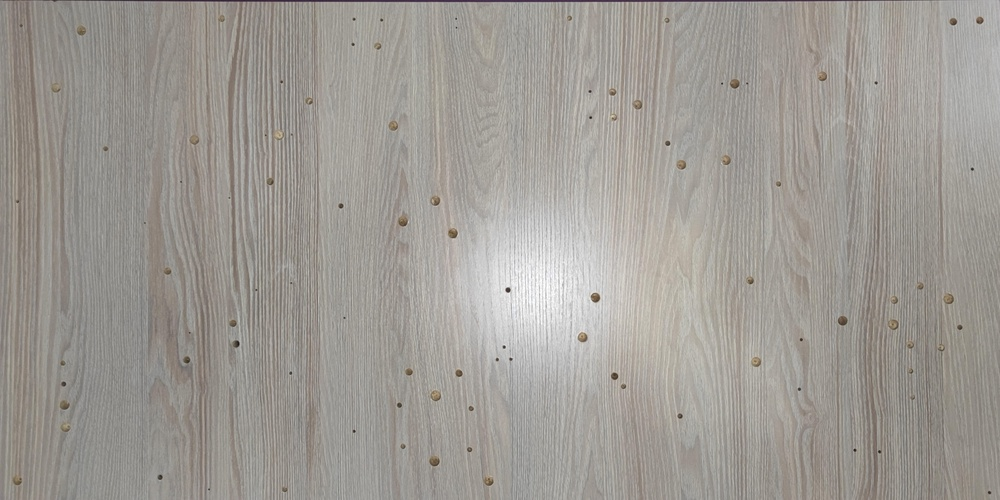
#> input picture project/real_detection/res.jpg, 1000 x 500 px, shrunk from 10000 x 5000 before the run
$ jupyter execute GenTrainLabels.ipynb
#> lines starting #> are read from the running program, lines starting #| are printed output that depends on the picture; after the words box and inside, x2 and y2 are one past the last pixel; in counts of white or black regions, pixels touching at a corner belong together
[cell 1]
import cv2
import numpy as np
import pandas as pd
from matplotlib import pyplot as plt
from skimage.io import imread,  imsave

[cell 2]
img =  imread('res.jpg')
#> img is the input picture: shape (500, 1000, 3); mean R, G, B 158.4, 154.3, 148.5
plt.imshow(img)

[cell 3]
df = pd.read_csv('holes_location.csv')
#> (reads project/real_detection/holes_location.csv from the repository)
df

[cell 4]
mask = np.zeros((img.shape[0],  img.shape[1]), dtype=np.uint8)
# Create a black image the same size as img

for index, row in df.iterrows():
    x = (int)(10 * row['x'])
    y = (int)(10 * row['y'])
    r = (int)(   5 * row['d'])
    cv2.circle(mask, (x, y), r, (255,), -1)
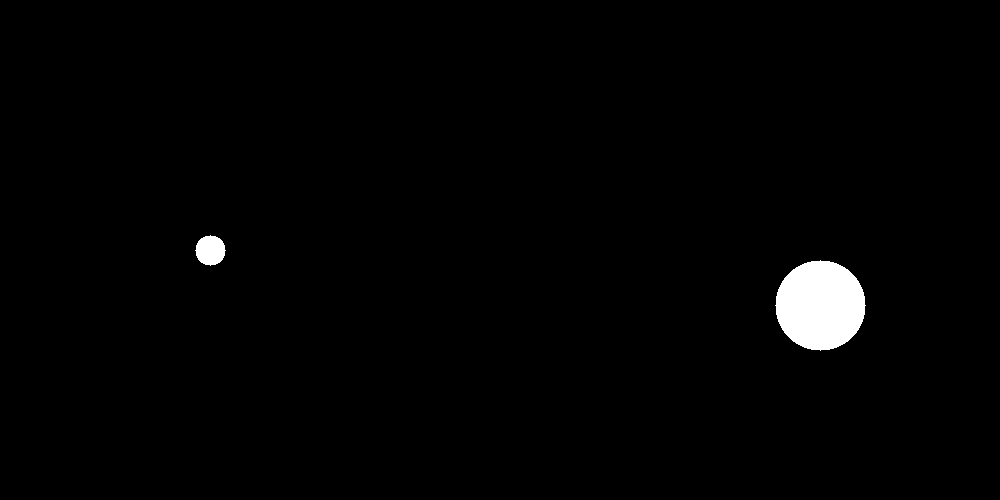
#> mask: shape (500, 1000); 1.4% white; 2 white regions, box (x1, y1, x2, y2) and area: (775, 260, 866, 351) 6361, (195, 235, 226, 266) 709

plt.imshow(mask,  cmap='gray')
mask.shape
#> Out = (500, 1000)

[cell 5]
cv2.imwrite('mask.png', mask)
#> Out = True
